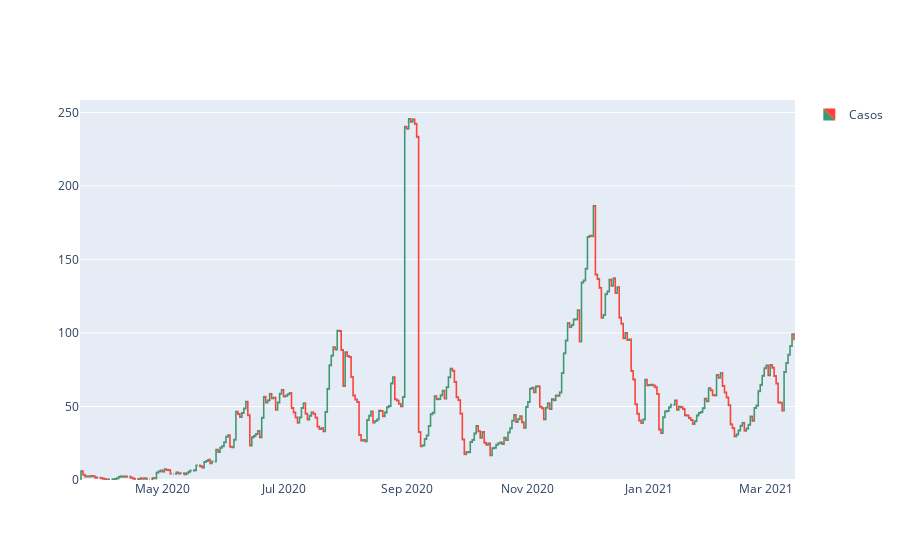

Notebook cell for this chart:
### Code cell
fig = go.Figure(go.Waterfall(
    name='Novos Casos',
    orientation = "v",
    x = mun["Data"],
    y = mun['Casos'],
    connector = {"line":{"color":"rgb(63, 63, 63)"}},
))

fig.update_layout(
        showlegend = True
)

fig.show()

### Figure 1 — Plotly figure (JSON) as saved in the notebook; plotly's stock layout.template omitted (floating-point values rounded to 4 significant figures; data arrays with more than 128 entries replaced by an {"elided": "..."} marker saying what was removed)
{"data": [{"connector": {"line": {"color": "rgb(63, 63, 63)"}}, "name": "Casos", "orientation": "v", "type": "waterfall", "x": {"elided": "360 str values"}, "y": {"elided": "360 float values"}}], "layout": {"showlegend": true}}
